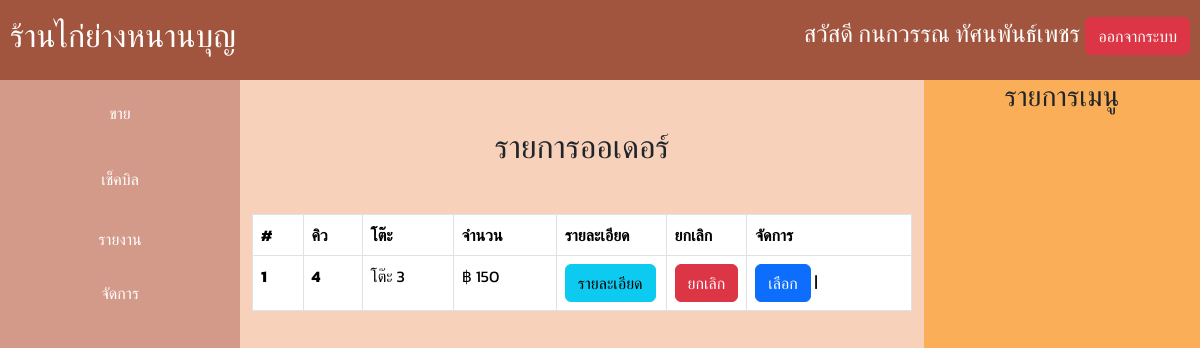
/home.php?page=billList (signed in), run on the app's committed database.
### tables this page shows
CREATE TABLE `orders` (
  `id` int(11) NOT NULL,
  `userId` int(11) NOT NULL,
  `deskId` int(11) NOT NULL,
  `status` tinyint(1) NOT NULL,
  `createdAt` datetime NOT NULL DEFAULT current_timestamp(),
  `doneAt` datetime DEFAULT NULL,
  `paytype` int(11) NOT NULL,
  `printed` tinyint(1) NOT NULL,
  `day_queue` int(11) NOT NULL
);

CREATE TABLE `desks` (
  `id` int(11) NOT NULL,
  `label` varchar(50) NOT NULL,
  `sheets` int(11) NOT NULL,
  `status` tinyint(1) NOT NULL,
  `takeAway` tinyint(4) NOT NULL
);

### pages/billList.php (the view, shortened to what this page needs)
<?php
$sql = "SELECT orders.id as id,orders.day_queue, desks.id as deskId, desks.label as label FROM orders INNER JOIN desks ON desks.id = orders.deskId WHERE orders.status = 1 ORDER BY day_queue;";
$qr = mysqli_query($conn, $sql);
function getTotal($id)
{
    include "./functions/connect.php";
    $price = 0;
    $sqlPrice = "SELECT menus.price , orderItems.quantity FROM orderItems
    INNER JOIN menus ON menus.id = orderItems.menuId
     WHERE orderId = $id";
    $qrSPrice = mysqli_query($conn, $sqlPrice);
    if ($qrSPrice) {
        while ($rs = mysqli_fetch_assoc($qrSPrice)) {
            $price += $rs['price'] * $rs['quantity'];
        }
    } else {
        echo "Error: " . mysqli_error($conn);
    }
    echo $price;
}
?>
<html>
<head>
</head>
<div class="container mt-5">
    <div>
        <center class="mb-5">
            <h2>รายการออเดอร์</h2>
        </center>
    </div>
    <div>
        <table class="table table-bordered">
            <thead>
                <tr>
                    <th scope="col">#</th>
                    <th scope="col">คิว</th>
                    <th scope="col">โต๊ะ</th>
                    <th scope="col">จำนวน</th>
                    <th scope="col">รายละเอียด</th>
                    <th scope="col">ยกเลิก</th>
                    <th scope="col">จัดการ</th>
                </tr>
            </thead>
            <tbody>
                <?php
                $key = 0;
                foreach ($qr as $row) {
                    $key++;
                ?>
                    <tr>
                        <th scope=" row"><?= $key ?></th>
                        <th scope="row"><?= $row['day_queue'] ?></th>
                        <td><?= $row['label'] ?></td>
                        <td>฿<?= getTotal($row['id']) ?></td>
                        <td class="col-md-2">
                            <a href="/nb_res/home.php?page=manage-orderDetail&id=<?= $row['id'] ?>" class="btn btn-info">รายละเอียด</a>
                        </td>
                        <td class="col-md-1">
                            <button class="btn btn-danger" onclick="cancleOrder(<?= $row['id'] ?>,<?= $row['deskId'] ?>)">ยกเลิก</button>
                        </td>
                        <td class="col-md-3">
                            <button class="btn btn-primary" onclick="getTable(<?= $row['id'] ?>)">เลือก</button> | <button class="btn btn-primary sumTable" id="sum<?= $row['id'] ?>" hidden onclick="sumTable(<?= $row['id'] ?>)">รวม</button>
                        </td>
                    </tr>
                <?php
                }
                ?>
            </tbody>
        </table>
    </div>
</div>
</html>

### css/gobalstyle.css (style rules this page uses)
* { font-family: 'kanit', sans-serif; }

### css/home.css (style rules this page uses)
body { margin: 0; height: 100vh; overflow: hidden; }

### home.php (style rules this page uses)
a { text-decoration: none; color: inherit; }

### components/BillItems.php (style rules this page uses)
button { padding: 8px 12px; background-color: #4CAF50; color: #fff; border: none; border-radius: 4px; cursor: pointer; }

### data on the page
orders: day_queue "4", deskId.label "โต๊ะ 3", price "150"

### other printed values
$_SESSION['user']['name'] "กนกวรรณ"
$_SESSION['user']['surname'] "ทัศนพันธ์เพชร"
